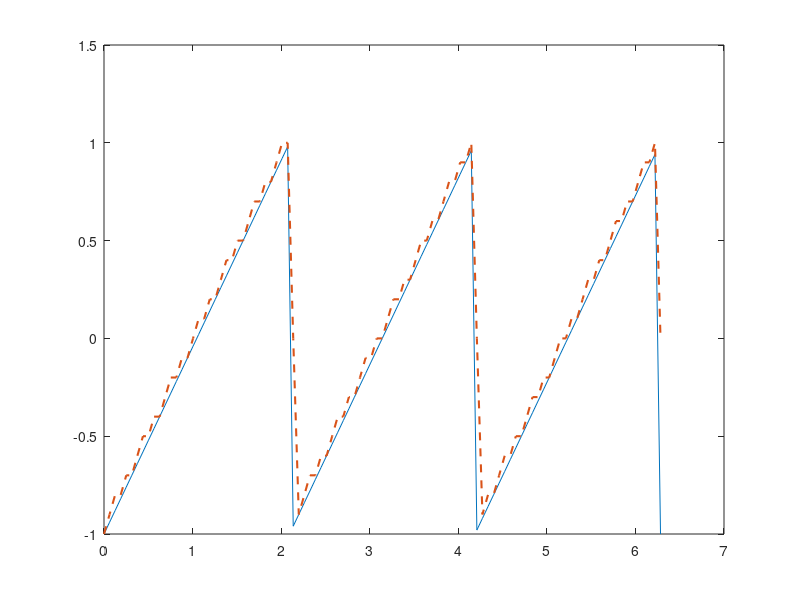

MATLAB code to generate this figure:
%example5_12
predictor = [0 1]; % y(k)=x(k-1)
partition = [-1:.1:.9];
codebook = [-1:.1:1];
t = [0:pi/50:2*pi];
x = sawtooth(3*t); % Original signal
% Quantize x using DPCM.
encodedx = dpcmenco(x,codebook,partition,predictor);
% Try to recover x from the modulated signal.
decodedx = dpcmdeco(encodedx,codebook,predictor);
plot(t,x,t,decodedx,'--','LineWidth',1.5)
distor = sum((x-decodedx).^2)/length(x) % Mean square error
